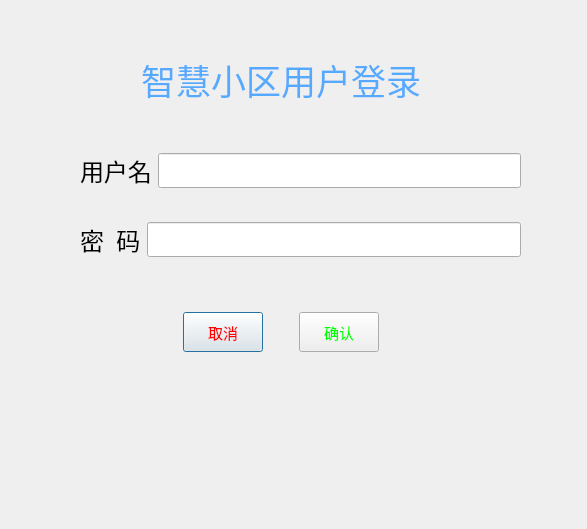
<?xml version="1.0" encoding="UTF-8"?>
<ui version="4.0">
 <class>Login</class>
 <widget class="QDialog" name="Login">
  <property name="geometry">
   <rect>
    <x>0</x>
    <y>0</y>
    <width>587</width>
    <height>529</height>
   </rect>
  </property>
  <property name="windowTitle">
   <string>Dialog</string>
  </property>
  <widget class="QWidget" name="layoutWidget">
   <property name="geometry">
    <rect>
     <x>40</x>
     <y>50</y>
     <width>481</width>
     <height>421</height>
    </rect>
   </property>
   <layout class="QVBoxLayout" name="verticalLayout">
    <item>
     <layout class="QHBoxLayout" name="horizontalLayout_2">
      <item>
       <spacer name="horizontalSpacer_3">
        <property name="orientation">
         <enum>Qt::Horizontal</enum>
        </property>
        <property name="sizeHint" stdset="0">
         <size>
          <width>40</width>
          <height>20</height>
         </size>
        </property>
       </spacer>
      </item>
      <item>
       <widget class="QLabel" name="label_3">
        <property name="sizePolicy">
         <sizepolicy hsizetype="Minimum" vsizetype="Minimum">
          <horstretch>0</horstretch>
          <verstretch>0</verstretch>
         </sizepolicy>
        </property>
        <property name="minimumSize">
         <size>
          <width>90</width>
          <height>60</height>
         </size>
        </property>
        <property name="font">
         <font>
          <family>楷体</family>
          <pointsize>26</pointsize>
          <weight>50</weight>
          <italic>false</italic>
          <bold>false</bold>
         </font>
        </property>
        <property name="styleSheet">
         <string notr="true">font: 26pt &quot;楷体&quot;;
color: rgb(85, 170, 255);</string>
        </property>
        <property name="text">
         <string>智慧小区用户登录</string>
        </property>
       </widget>
      </item>
      <item>
       <spacer name="horizontalSpacer_4">
        <property name="orientation">
         <enum>Qt::Horizontal</enum>
        </property>
        <property name="sizeHint" stdset="0">
         <size>
          <width>40</width>
          <height>20</height>
         </size>
        </property>
       </spacer>
      </item>
     </layout>
    </item>
    <item>
     <spacer name="verticalSpacer_2">
      <property name="orientation">
       <enum>Qt::Vertical</enum>
      </property>
      <property name="sizeType">
       <enum>QSizePolicy::Fixed</enum>
      </property>
      <property name="sizeHint" stdset="0">
       <size>
        <width>20</width>
        <height>30</height>
       </size>
      </property>
     </spacer>
    </item>
    <item>
     <layout class="QGridLayout" name="gridLayout" rowstretch="5,0,0">
      <item row="1" column="1">
       <spacer name="verticalSpacer_6">
        <property name="orientation">
         <enum>Qt::Vertical</enum>
        </property>
        <property name="sizeType">
         <enum>QSizePolicy::Minimum</enum>
        </property>
        <property name="sizeHint" stdset="0">
         <size>
          <width>20</width>
          <height>20</height>
         </size>
        </property>
       </spacer>
      </item>
      <item row="0" column="1">
       <layout class="QHBoxLayout" name="horizontalLayout">
        <item>
         <widget class="QLabel" name="label_4">
          <property name="sizePolicy">
           <sizepolicy hsizetype="Fixed" vsizetype="Fixed">
            <horstretch>0</horstretch>
            <verstretch>0</verstretch>
           </sizepolicy>
          </property>
          <property name="font">
           <font>
            <family>楷体</family>
            <pointsize>18</pointsize>
            <weight>50</weight>
            <italic>false</italic>
            <bold>false</bold>
           </font>
          </property>
          <property name="styleSheet">
           <string notr="true">font: 18pt &quot;楷体&quot;;</string>
          </property>
          <property name="text">
           <string>用户名</string>
          </property>
         </widget>
        </item>
        <item>
         <widget class="QLineEdit" name="lename">
          <property name="sizePolicy">
           <sizepolicy hsizetype="Expanding" vsizetype="Fixed">
            <horstretch>0</horstretch>
            <verstretch>0</verstretch>
           </sizepolicy>
          </property>
          <property name="minimumSize">
           <size>
            <width>0</width>
            <height>35</height>
           </size>
          </property>
         </widget>
        </item>
       </layout>
      </item>
      <item row="2" column="1">
       <layout class="QGridLayout" name="gridLayout_3">
        <item row="0" column="0">
         <widget class="QLabel" name="code">
          <property name="sizePolicy">
           <sizepolicy hsizetype="Fixed" vsizetype="Fixed">
            <horstretch>0</horstretch>
            <verstretch>0</verstretch>
           </sizepolicy>
          </property>
          <property name="font">
           <font>
            <family>楷体</family>
            <pointsize>18</pointsize>
            <weight>50</weight>
            <italic>false</italic>
            <bold>false</bold>
           </font>
          </property>
          <property name="styleSheet">
           <string notr="true">font: 18pt &quot;楷体&quot;;</string>
          </property>
          <property name="text">
           <string>密  码</string>
          </property>
         </widget>
        </item>
        <item row="0" column="1">
         <widget class="QLineEdit" name="lecode">
          <property name="sizePolicy">
           <sizepolicy hsizetype="Expanding" vsizetype="Fixed">
            <horstretch>0</horstretch>
            <verstretch>0</verstretch>
           </sizepolicy>
          </property>
          <property name="minimumSize">
           <size>
            <width>0</width>
            <height>35</height>
           </size>
          </property>
          <property name="echoMode">
           <enum>QLineEdit::Password</enum>
          </property>
         </widget>
        </item>
       </layout>
      </item>
      <item row="0" column="0">
       <spacer name="horizontalSpacer_7">
        <property name="orientation">
         <enum>Qt::Horizontal</enum>
        </property>
        <property name="sizeType">
         <enum>QSizePolicy::Minimum</enum>
        </property>
        <property name="sizeHint" stdset="0">
         <size>
          <width>40</width>
          <height>20</height>
         </size>
        </property>
       </spacer>
      </item>
     </layout>
    </item>
    <item>
     <layout class="QHBoxLayout" name="horizontalLayout_4">
      <item>
       <spacer name="horizontalSpacer_6">
        <property name="orientation">
         <enum>Qt::Horizontal</enum>
        </property>
        <property name="sizeType">
         <enum>QSizePolicy::Expanding</enum>
        </property>
        <property name="sizeHint" stdset="0">
         <size>
          <width>78</width>
          <height>20</height>
         </size>
        </property>
       </spacer>
      </item>
     </layout>
    </item>
    <item>
     <spacer name="verticalSpacer_5">
      <property name="orientation">
       <enum>Qt::Vertical</enum>
      </property>
      <property name="sizeType">
       <enum>QSizePolicy::Minimum</enum>
      </property>
      <property name="sizeHint" stdset="0">
       <size>
        <width>20</width>
        <height>20</height>
       </size>
      </property>
     </spacer>
    </item>
    <item>
     <layout class="QHBoxLayout" name="horizontalLayout_3">
      <item>
       <spacer name="horizontalSpacer">
        <property name="orientation">
         <enum>Qt::Horizontal</enum>
        </property>
        <property name="sizeHint" stdset="0">
         <size>
          <width>40</width>
          <height>20</height>
         </size>
        </property>
       </spacer>
      </item>
      <item>
       <widget class="QPushButton" name="pushButton">
        <property name="sizePolicy">
         <sizepolicy hsizetype="Minimum" vsizetype="Minimum">
          <horstretch>0</horstretch>
          <verstretch>0</verstretch>
         </sizepolicy>
        </property>
        <property name="minimumSize">
         <size>
          <width>0</width>
          <height>40</height>
         </size>
        </property>
        <property name="font">
         <font>
          <family>黑体</family>
          <pointsize>11</pointsize>
          <weight>9</weight>
          <italic>false</italic>
          <bold>false</bold>
         </font>
        </property>
        <property name="styleSheet">
         <string notr="true">font:75 11pt &quot;黑体&quot;;
color: rgb(255, 0, 0);</string>
        </property>
        <property name="text">
         <string>取消</string>
        </property>
       </widget>
      </item>
      <item>
       <spacer name="horizontalSpacer_5">
        <property name="orientation">
         <enum>Qt::Horizontal</enum>
        </property>
        <property name="sizeType">
         <enum>QSizePolicy::Fixed</enum>
        </property>
        <property name="sizeHint" stdset="0">
         <size>
          <width>30</width>
          <height>10</height>
         </size>
        </property>
       </spacer>
      </item>
      <item>
       <widget class="QPushButton" name="pushButton_2">
        <property name="sizePolicy">
         <sizepolicy hsizetype="Minimum" vsizetype="Minimum">
          <horstretch>0</horstretch>
          <verstretch>0</verstretch>
         </sizepolicy>
        </property>
        <property name="minimumSize">
         <size>
          <width>0</width>
          <height>30</height>
         </size>
        </property>
        <property name="font">
         <font>
          <family>等线</family>
          <pointsize>11</pointsize>
          <weight>9</weight>
          <italic>false</italic>
          <bold>false</bold>
         </font>
        </property>
        <property name="styleSheet">
         <string notr="true">color: rgb(0, 255, 0);
font: 75 11pt &quot;等线&quot;;</string>
        </property>
        <property name="text">
         <string>确认</string>
        </property>
       </widget>
      </item>
      <item>
       <spacer name="horizontalSpacer_2">
        <property name="orientation">
         <enum>Qt::Horizontal</enum>
        </property>
        <property name="sizeHint" stdset="0">
         <size>
          <width>40</width>
          <height>20</height>
         </size>
        </property>
       </spacer>
      </item>
     </layout>
    </item>
    <item>
     <spacer name="verticalSpacer_4">
      <property name="orientation">
       <enum>Qt::Vertical</enum>
      </property>
      <property name="sizeHint" stdset="0">
       <size>
        <width>435</width>
        <height>26</height>
       </size>
      </property>
     </spacer>
    </item>
   </layout>
  </widget>
 </widget>
 <resources/>
 <connections/>
</ui>
